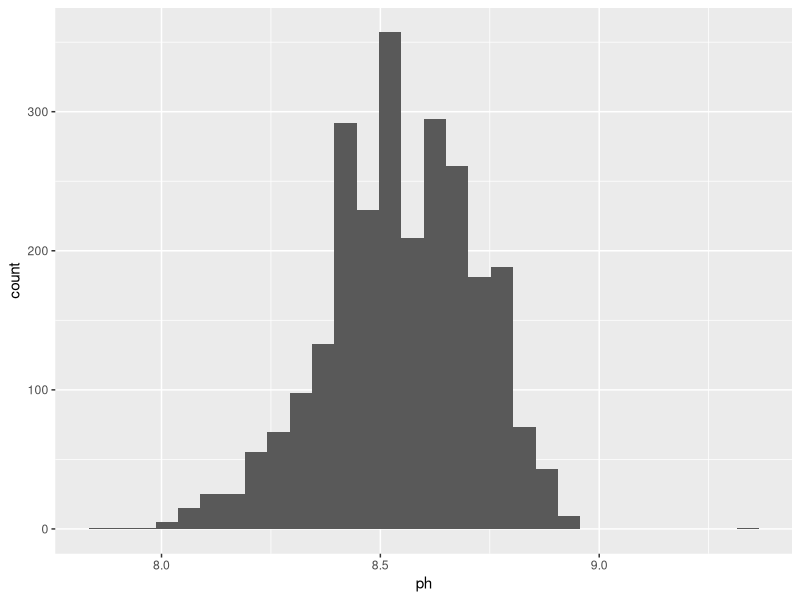
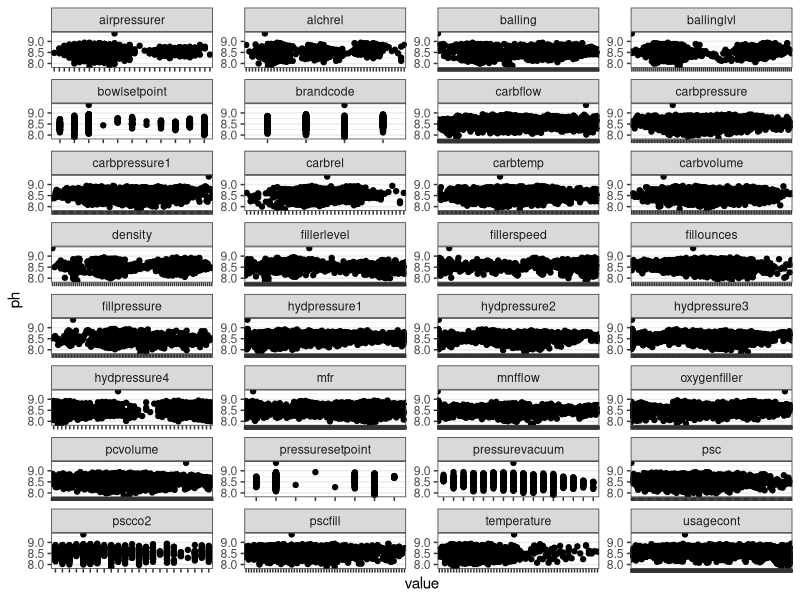
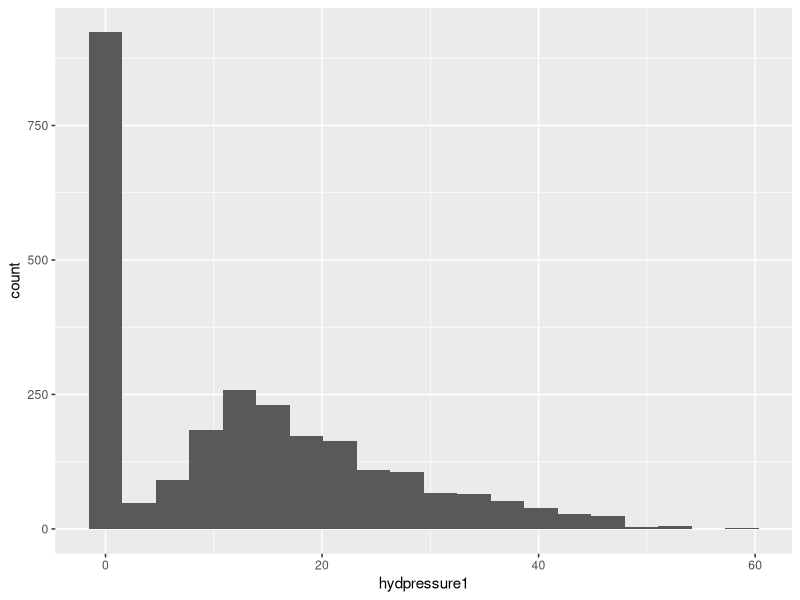

Generate these figures, in order, with R:
## ---- chunk 1
knitr::opts_chunk$set(echo = TRUE)
library(tidyverse)
## ---- chunk 2
data <- read_csv('data/CleanedData.csv')
## ---- chunk 3
data %>%
  ggplot(aes(ph)) +
  geom_histogram(bins=30)
## ---- chunk 4
data %>%
  gather(key='key', value='value', -ph) %>%
  ggplot(aes(value, ph)) +
  geom_point() +
  facet_wrap(~key, ncol=4, scales='free') +
  theme_bw() +
  theme(axis.text.x = element_blank(),
        panel.grid.major.x = element_blank(),
        panel.grid.minor.x = element_blank()
        )
## ---- chunk 5
caret::nearZeroVar(data, names=TRUE)
## ---- chunk 6
data %>%
  ggplot(aes(hydpressure1)) +
  geom_histogram(bins=20)
## ---- chunk 7
data <- data %>%
  filter(ph < 9)
## ---- chunk 8
set.seed(123)

part <- caret::createDataPartition(data$ph, p=0.8, list=FALSE)
training <- data %>%
  filter(row_number() %in% part)
testing <- data %>%
  filter(!row_number() %in% part)
## ---- chunk 9
training %>%
  write_csv('./data/training.csv')

testing %>%
  write_csv('./data/testing.csv')
